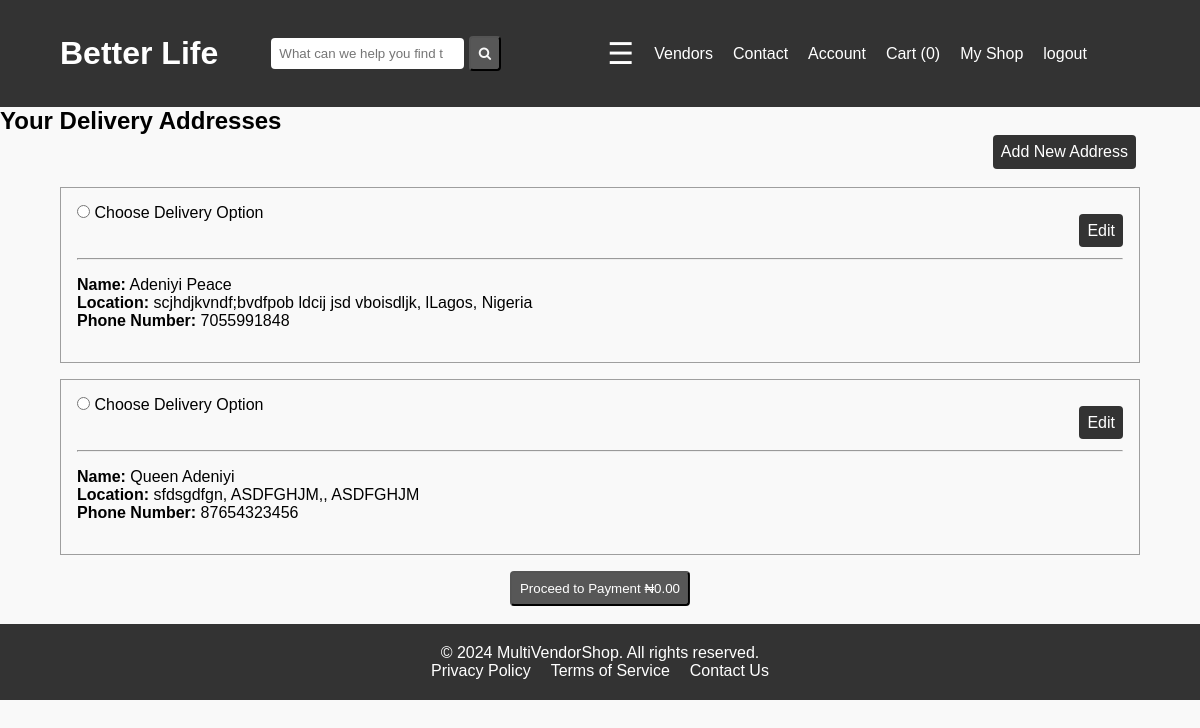
Page /cart/checkout/ (signed in) on the committed database.
### dashboard/models.py (models this page shows)
class Address(models.Model):
    user = models.ForeignKey(CustomUser, on_delete=models.CASCADE, related_name="address")
    first_name = models.CharField(max_length=50, null=True)
    last_name = models.CharField(max_length=50, null=True)
    city = models.CharField( max_length=100)
    state = models.CharField( max_length=100)
    country = models.CharField( max_length=100)
    phone_number = models.IntegerField()

### cart/views.py (the view, shortened to what this page needs)
# urls.py: path("checkout/", views.CheckoutView.as_view(), name="checkout"),
class CheckoutView(LoginRequiredMixin, View):
    def get(self, request):
        cart = Cart(request)
        context = {"cart":cart, }
        return render(request, "cart/checkout.html", context)

### cart/cart.py (called while the page is built)
    def __len__(self):
        return sum(int(item["quantity"] )for item in self.cart.values())

    def get_total_cost(self):
        total = 0
        for p_id_str, item in self.cart.items():
            p_id = int(p_id_str)
            product = Product.objects.get(pk=p_id)
            total += int(product.price) * int(item["quantity"])
        return total

### store/context_processors.py (called while the page is built)
def recently_viewed(request):
    return {"recently_viewed":RecentlyViewed(request)}

### store/templatetags/menu.py (called while the page is built)
@register.inclusion_tag("menu_items.html")
def menu_items():
    categories = Category.objects.all().order_by("category").values()
    return { "categories":categories }

@register.simple_tag(takes_context=True)
def cart_number(context):
    request = context.get("request")
    cart = Cart(request)
    return len(cart)

### cart/templates/cart/checkout.html (shortened to what this page needs)
{% extends "base.html" %}
{% load static %}
{% block styles %}<link rel="stylesheet" href="{% static "cart/checkout.css" %}">{% endblock styles %}
{% block contents %}
<div class="saved-address">
    <h2>Your Delivery Addresses</h2>
    <a href="{% url "add_address"  %}" class="add_address">Add New Address</a>
    <br>
    <br>
</div>
<form action="" method="post" class="checkout">
    {% for address in request.user.address.all  %}
    <div class="my-address">
        <input type="radio" name="address-option-{{address.id}}" id="address-option-{{address.id}}">
        <label for="address-option-{{address.id}}">Choose  Delivery Option</label>
        <div class="update-address">
            <a href="{% url "edit_address" address.id %}">Edit</a>
        </div>
        <br>
        <hr>
        <div class="address-details">
            <p><strong>Name:</strong> {{address.last_name}} {{address.first_name}}
            <p><strong>Location:</strong> {{address.city}}, {{address.state}}, {{address.country}}</p>
            <p><strong>Phone Number:</strong> {{address.phone_number}}</p>
        </div>
    </div>
    {% endfor %}
        <button type="submit">Proceed to Payment ₦{{cart.get_total_cost|floatformat:"2g"}}</button>
</form>
<br>
{% endblock contents %}

### static/css/style.css (style rules this page uses)
* { margin: 0; padding: 0; box-sizing: border-box; }
body { font-family: Arial, sans-serif; background-color: #f9f9f9; }

### cart/static/cart/checkout.css (style rules this page uses)
.my-address { width: 90%; margin: 1rem auto; border: 1px solid rgb(158, 158, 158); padding: 1rem; }
.add_address { position: absolute; right: 4rem; text-decoration: none; padding: .5rem; background-color: #333; color: white; border-radius: 4px; }
.update-address { text-align: right; }
.update-address a { margin-left: 1rem; margin-bottom: .7rem; text-decoration: none; padding: .5rem; background-color: #333; color: white; border-radius: 4px; }
.address-details { padding: 1rem 0; }
.checkout button { background-color: #575757; color: white; padding: .5rem; border-radius: 4px; position: relative; left: 50%; transform: translate(-50%); }

### rows in the picture
Address: last_name "Adeniyi", first_name "Peace", city "scjhdjkvndf;bvdfpob ldcij jsd vboisdljk", state "lLagos", country "Nigeria", phone_number "7055991848"
Address: last_name "Queen", first_name "Adeniyi", city "sfdsgdfgn", state "ASDFGHJM,", country "ASDFGHJM", phone_number "87654323456"

### other values in the picture
{{ cart.get_total_cost|floatformat:"2g" }} "0.00"
